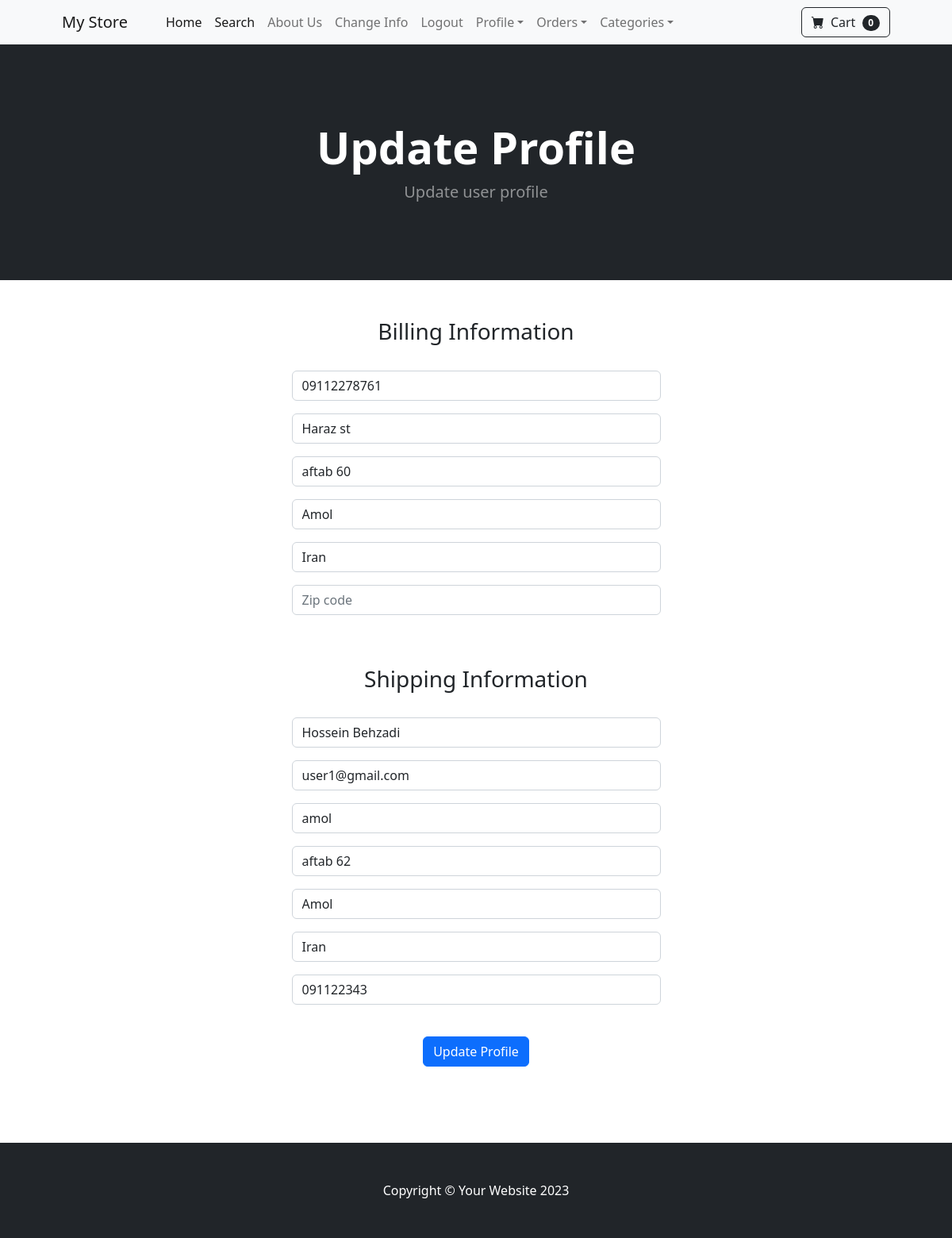
The page /update_info/ (signed in) on the database its author committed.
### store/models.py (models this page shows, shortened)
class Profile(models.Model):
    user = models.OneToOneField(User, on_delete=models.CASCADE)
    date_modified = models.DateTimeField(User, auto_now=True)
    phone_number = models.CharField(max_length=20, blank=True)
    address1 = models.CharField(max_length=150, blank=True)
    address2 = models.CharField(max_length=150, blank=True)
    city = models.CharField(max_length=150, blank=True)
    country = models.CharField(max_length=150, blank=True)
    zipcode = models.CharField(max_length=150, blank=True)
    old_cart = models.CharField(max_length=200, blank=True, null=True)

### payment/models.py (models this page shows, shortened)
class ShippingAddress(models.Model):
    user = models.ForeignKey(User, on_delete=models.CASCADE, null=True, blank=True)
    shipping_full_name = models.CharField(max_length=255)
    shipping_email = models.CharField(max_length=255)
    shipping_address1 = models.CharField(max_length=255)
    shipping_address2 = models.CharField(max_length=255, null=True, blank=True)
    shipping_country = models.CharField(max_length=255)
    shipping_city = models.CharField(max_length=255)
    shipping_postal_code = models.CharField(max_length=255)
    class Meta:
        verbose_name_plural = 'Shipping Address'

### store/views.py (the view)
# urls.py: path('update_info/', views.update_info, name='update_info'),
def update_info(request):
    if request.user.is_authenticated:
        current_user = Profile.objects.get(user__id=request.user.id)
        shipping_user = ShippingAddress.objects.get(user__id=request.user.id)
        form = UserInfoForm(request.POST or None, instance=current_user)
        shipping_form = ShippingForm(request.POST or None, instance=shipping_user)
        if form.is_valid() or shipping_form.is_valid():
            form.save()
            shipping_form.save()
            messages.success(request, 'Your info has been updated.')
            return redirect('home')
        return render(request, 'update_info.html', {'form': form, 'shipping_form':shipping_form})
    else:
        messages.error(request, 'You must be logged in to access this page.')
        return redirect('home')

### store/forms.py
class UserInfoForm(forms.ModelForm):
    phone_number = forms.CharField(label='', widget=forms.TextInput(attrs={'class': 'form-control', 'placeholder': 'Phone number'}), required=False)
    address1 = forms.CharField(label='', widget=forms.TextInput(attrs={'class': 'form-control', 'placeholder': 'Address 1'}), required=False)
    address2 = forms.CharField(label='', widget=forms.TextInput(attrs={'class': 'form-control', 'placeholder': 'Address 2'}), required=False)
    city = forms.CharField(label='', widget=forms.TextInput(attrs={'class': 'form-control', 'placeholder': 'City'}), required=False)
    country = forms.CharField(label='', widget=forms.TextInput(attrs={'class': 'form-control', 'placeholder': 'Country'}), required=False)
    zipcode = forms.CharField(label='', widget=forms.TextInput(attrs={'class': 'form-control', 'placeholder': 'Zip code'}), required=False)
    class Meta:
        model = Profile
        fields = ('phone_number', 'address1', 'address2', 'city', 'country', 'zipcode')

### cart/cart.py (called while the page is built)
    def __len__(self):
        return len(self.cart)

### cart/context_processors.py (called while the page is built)
def cart(request):
    return {'cart': Cart(request)}

### store/templates/update_info.html (shortened to what this page needs)
{% extends 'base.html' %}
{% block content %}
        <header class="bg-dark py-5">
            <div class="container px-4 px-lg-5 my-5">
                <div class="text-center text-white">
                    <h1 class="display-4 fw-bolder">Update Profile</h1>
                    <p class="lead fw-normal text-white-50 mb-0">Update user profile</p>
                </div>
            </div>
        </header>
        <br><br>
        <div class="container">
            <div class="row">
                <center>
                    <div class="col-lg-5 col-ld-5 col-sm-7 col-12">
                        <h3>Billing Information</h3>
                        <br>
                        <form method="POST" action="{% url 'update_info' %}">
                            {{ form.as_p }}
                            <br><br>
                            <h3>Shipping Information</h3>
                            <br>
                            {{ shipping_form.as_p }}
                            <br>
                            <button type="submit" class="btn btn-primary">
                                Update Profile
                            </button>
                        </form>
                         <br><br>
                    </div>
                </center>
            </div>
        </div>
        <br><br>
{% endblock %}

### rows shown on the page
Profile: phone_number "09112278761", address1 "Haraz st", address2 "aftab 60", city "Amol", country "Iran"
ShippingAddress: shipping_full_name "Hossein Behzadi", shipping_email "user1@gmail.com", shipping_address1 "amol", shipping_address2 "aftab 62", shipping_city "Amol", shipping_country "Iran", shipping_postal_code "091122343"

### other values the page prints
{{ cart|length }} "0"
